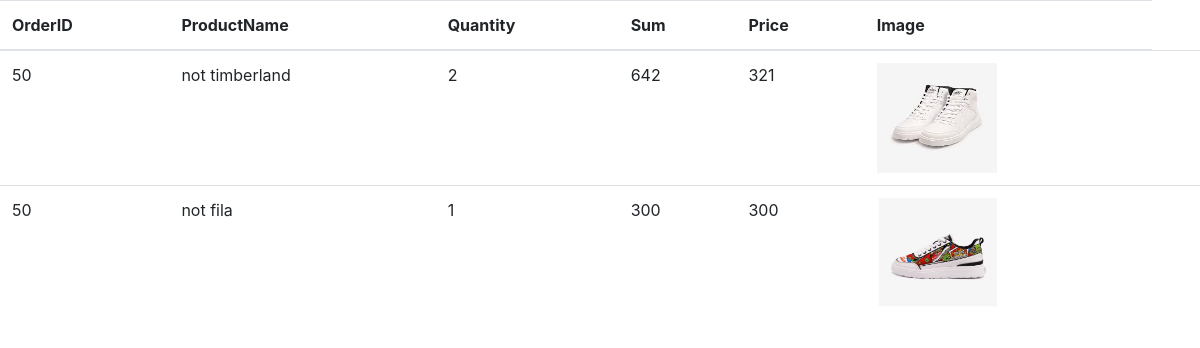
/View/transactions/orderDetails.php?id=50, run on the app's committed database.
### tables this page shows
CREATE TABLE `orderdetails` (
  `OrderDetailID` int(10) NOT NULL,
  `OrderID` int(10) NOT NULL,
  `ProductID` int(10) NOT NULL,
  `Quantity` int(100) NOT NULL,
  `Sum` float NOT NULL
);

CREATE TABLE `product` (
  `ProductID` int(11) NOT NULL,
  `ProductName` varchar(50) NOT NULL,
  `SupplierID` int(11) NOT NULL,
  `CategoryID` int(11) NOT NULL,
  `Price` int(11) NOT NULL,
  `Image` varchar(50) NOT NULL
);

### Model/ordersModel.php (called while the page is built, shortened)
<?php
	function getOrderDetailsInfoModel($orderID){
		$sql='SELECT * FROM orderdetails, product WHERE orderdetails.OrderID ='.$orderID.' AND orderdetails.ProductID= product.ProductID';
		$conn = connectToDB();
		$result = mysqli_query($conn, $sql);
		$Array = array();
		if (mysqli_num_rows($result)>0) {
			while ($row=mysqli_fetch_assoc($result)) {
				array_push($Array, $row);
			}
		}
		return $Array;
	}
?>

### Controller/transactionController.php (called while the page is built, shortened)
<?php
	function getOrderDetailsInfo($orderID){
		include '../../Model/ordersModel.php';
		$orderDetailsInfoArray=getOrderDetailsInfoModel($orderID);
		return $orderDetailsInfoArray;
	}
?>

### View/transactions/orderDetails.php (the view, shortened to what this page needs)
<!DOCTYPE html>
<html lang="en">
<head>
  <link href="http://localhost/onlineShop/onlineShop/CSS/bootstrap.min.css" rel="stylesheet">
  <link href="http://localhost/onlineShop/onlineShop/CSS/simple-sidebar.css" rel="stylesheet">
</head>
<body>
<?php
    include '../../Controller/transactionController.php';
    if(isset($_GET["id"])){
      $orderID=$_GET["id"];
    }
    $orderDetailsArray=getOrderDetailsInfo($orderID);
?>
<table class="table">
            <thead>
              <th>OrderID</th>
              <th>ProductName</th>
              <th>Quantity</th>
              <th>Sum</th>
              <th>Price</th>
              <th>Image</th>
            </thead>
            <tbody>
              <?php
                for ($i= 0; $i < count($orderDetailsArray); $i++) {
                    echo "<tr>";
                    echo "<td>".$orderDetailsArray[$i]['OrderID']."</td>";
                    echo "<td>".$orderDetailsArray[$i]['ProductName']."</td>";
                    echo "<td>".$orderDetailsArray[$i]['Quantity']."</td>";
                    echo "<td>".$orderDetailsArray[$i]['Sum']."</td>";
                    echo "<td>".$orderDetailsArray[$i]['Price']."</td>";
                    echo '<td><img src="http://localhost/onlineShop/onlineShop/Image/products/'.$orderDetailsArray[$i]['Image'].'" width="120" height="110"><td>';
                }
              ?>
            </tbody>
        </table>
  </body>
</html>

### data on the page
orderdetails: OrderID "50", ProductID.ProductName "not timberland", Quantity "2", Sum "642", ProductID.Price "321", ProductID.Image (picture)
orderdetails: OrderID "50", ProductID.ProductName "not fila", Quantity "1", Sum "300", ProductID.Price "300", ProductID.Image (picture)
